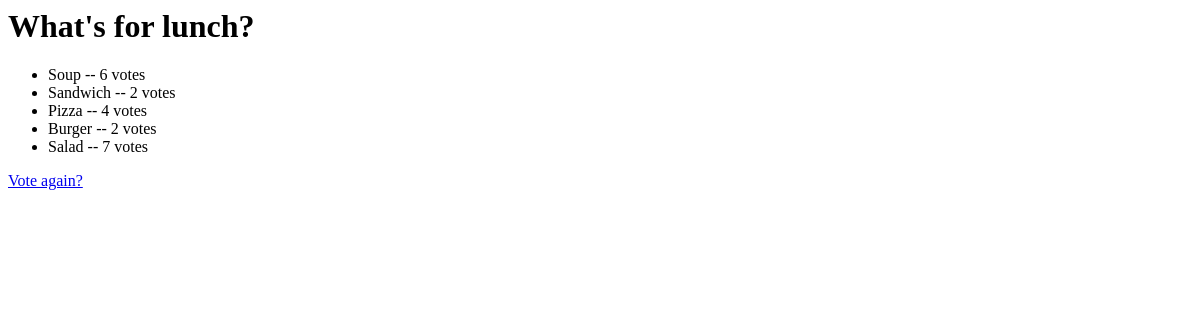
Before: /polls/4/results/ with the older database file.
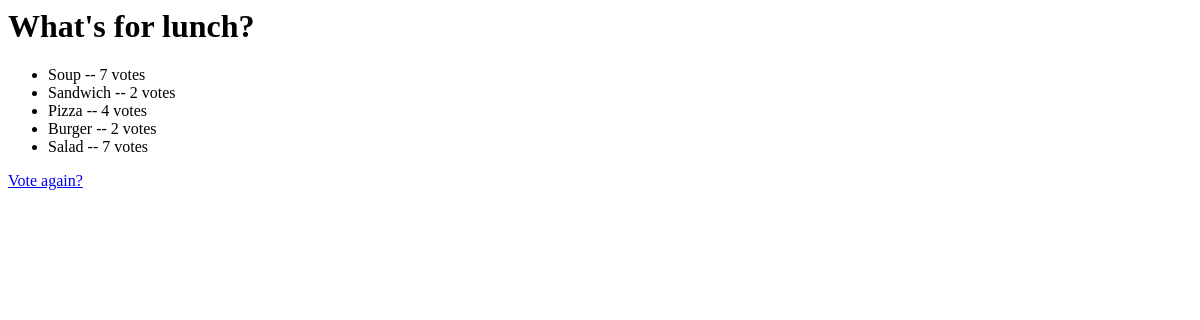
After: the same page with the newer database file.
### polls/models.py (models this page shows, shortened)
class Choice(models.Model):
    poll = models.ForeignKey(Poll)
    choice_text = models.CharField(max_length=200)
    votes = models.IntegerField(default=0)

### polls/views.py (the view)
# urls.py: url(r'^(?P<pk>\d+)/results/$', views.ResultsView.as_view(), name='results'),
class ResultsView(generic.DetailView):
    model = Poll
    template_name = 'polls/results.html'

### polls/templates/polls/results.html
<h1>{{ poll.question }}</h1>
<ul>
{% for choice in poll.choice_set.all %}
    <li>{{ choice.choice_text }} -- {{ choice.votes }}
vote{{ choice.votes|pluralize }}</li>
{% endfor %}
</ul>
<a href="{% url 'polls:detail' poll.id %}">Vote again?</a>

Changed rows visible on the page:
changed Choice "Soup": votes "6" → "7"
